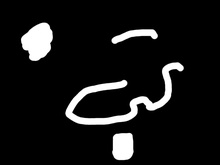
%> input picture Research/Archives/ShapeDetection/testImages/randomShapes.jpg, 220 x 165 px, shrunk from 640 x 480 before the run
$ octave findShapesTest.m   (GNU Octave 9; MATLAB toolbox functions it lacks are replaced by stand-ins)
%> lines starting %> are read from the running program, lines starting %| are printed output that depends on the picture; in (x1, y1, x2, y2) boxes, pixels count from 0 and x2, y2 are one past the last pixel; in counts of white or black regions, pixels touching at a corner belong together; the program's own positions count from 1
### Research/Archives/ShapeDetection/findShapes.m
function shapeList = findShapes(bwimg)
% Finds areas and centroids of arbitrary shapes in a binary image.
% PARAMETERS: bwimg - binary image
% OUTPUT: rows of (x,y,area, xmin, xmax, ymin, ymax)

    rows = size(bwimg,1);
    cols = size(bwimg,2);

    bwimg2 = zeros(rows+2,cols+2);
    bwimg2(2:(rows+1),2:(cols+1)) = bwimg;

    pointConsidered = zeros(rows,cols); % has the particular pixel been considered?

    objectCount = 0;        % number of objects.
    objectArea = [];        % numbers of pixels in each obejct.
    objectCentroid = [];    % location of centroid of each object.
    objectPixels = [];      % list of pixels of each object.
    objectRange = [];       % bounding box for the object.


    for ii = 1:1:rows
        for jj = 1:1:cols


            if ((bwimg(ii,jj) == 1) && (pointConsidered(ii,jj) == 0))

                pointConsidered(ii,jj) = 1;
                objectCount = objectCount + 1;
                objectArea(objectCount) = 1;
                objectPixels(objectCount,1,1) = ii;
                objectPixels(objectCount,1,2) = jj;

                objectCentroid(objectCount,1) = ii;
                objectCentroid(objectCount,2) = jj;
                pxi = 1;
                oi = 1;

                while (pxi <= oi)

                    ai = objectPixels(objectCount,pxi,1);
                    bi = objectPixels(objectCount,pxi,2);

                    for pp = -1:1
                        for qq = -1:1
                            if ((bwimg2(ai+pp+1,bi+qq+1) == 1) && (pointConsidered(ai+pp,bi+qq) == 0))
                                objectArea(objectCount) = objectArea(objectCount) + 1;
                                oi = objectArea(objectCount);
                                objectPixels(objectCount,oi,1) = ai+pp;
                                objectPixels(objectCount,oi,2) = bi+qq;

                                objectCentroid(objectCount,1) = (objectCentroid(objectCount,1)*(oi-1) + (ai+pp))/oi;
                                objectCentroid(objectCount,2) = (objectCentroid(objectCount,2)*(oi-1) + (bi+qq))/oi;

                                pointConsidered(ai+pp,bi+qq) = 1;
                            end
                        end
                    end


                    pxi = pxi + 1;
                end

                % object is now fully formed. Get statistics and shape
                % information here.
                xmax = max(objectPixels(objectCount,1:oi,2));
                xmin = min(objectPixels(objectCount,1:oi,2));
                ymax = max(objectPixels(objectCount,1:oi,1));
                ymin = min(objectPixels(objectCount,1:oi,1));

                objectRange(objectCount,1) = xmin;
                objectRange(objectCount,2) = xmax;
                objectRange(objectCount,3) = ymin;
                objectRange(objectCount,4) = ymax;
            end

            pointConsidered(ii,jj) = 1;
        end
    end


    shapeList = zeros(objectCount, 7);

    for obji = 1:1:objectCount
        shapeList(obji,1) = objectCentroid(obji,2);
        shapeList(obji,2) = objectCentroid(obji,1);
        shapeList(obji,3) = objectArea(obji);
        shapeList(obji,4) = objectRange(obji,1);
        shapeList(obji,5) = objectRange(obji,2);
        shapeList(obji,6) = objectRange(obji,3);
        shapeList(obji,7) = objectRange(obji,4);
    end
end

### Research/Archives/ShapeDetection/findShapesTest.m
% Test findShapes function

clear all;

%img = imread('./testImages/particles2.jpg');
img = imread('./testImages/randomShapes.jpg');
%> img is the input picture: size 165x220x3 uint8; min 0, max 255, mean 22.9
% Convert to binary.
%bwimg = im2bw(255-img,0.7);
bwimg = im2bw(img);
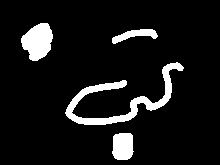
%> bwimg: size 165x220 logical; 9% white; 4 white regions, box (x1, y1, x2, y2) and area: (65, 62, 184, 125) 1585, (21, 23, 53, 61) 847, (112, 133, 134, 160) 512, (112, 29, 158, 44) 318

figure(1)
imshow(bwimg);

% Find shapes (white shapes on black)
shape_data = findShapes(bwimg) % displays a list of (x,y,area) for each object.
%> in findShapes, `bwimg2(2:(rows+1),2:(cols+1)) = bwimg;`:
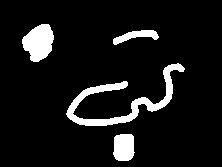
%> bwimg2: size 167x222 double; values 0 (black) and 1 (white), 8.8% white; 4 white regions, box (x1, y1, x2, y2) and area: (66, 63, 185, 126) 1585, (22, 24, 54, 62) 847, (113, 134, 135, 161) 512, (113, 30, 159, 45) 318
%> after the loop in findShapes, `for ii = 1:1:rows`: pointConsidered: size 165x220 double; every value is 1
%> after the loop in findShapes, `for ii = 1:1:rows`: ai = 160; bi = 128; objectArea = [847 318 1585 512]; objectCentroid = [41.96 38.48; 35.52 135.5; 100.3 123.2; 146.9 123.5]; objectCount = 4; objectRange = [22 53 24 61; 113 158 30 44; 66 184 63 125; 113 134 134 160]; oi = 512; pxi = 513; xmax = 134; xmin = 113; ymax = 160; ymin = 134
%> the loop in findShapes, `for obji = 1:1:objectCount` made 4 passes
%> after the loop in findShapes, `for obji = 1:1:objectCount`: shapeList = [38.48 41.96 847 22 53 24 61; 135.5 35.52 318 113 158 30 44; 123.2 100.3 1585 66 184 63 125; 123.5 146.9 512 113 134 134 160]
%> shape_data has the same summary as shapeList in findShapes

figure(2)
imshow(img);
hold on
plot(shape_data(:,1), shape_data(:,2), 'rx');

for ii = 1:1:size(shape_data,1)
    if (shape_data(ii,5)-shape_data(ii,4) > 0) && (shape_data(ii,7)-shape_data(ii,6) > 0)
        rectangle('Position',[shape_data(ii,4) shape_data(ii,6) (shape_data(ii,5)-shape_data(ii,4)) (shape_data(ii,7)-shape_data(ii,6))],'EdgeColor','Red');
    end
end
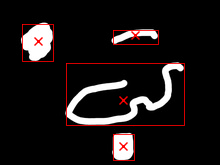
%> figure redrawn from the program's plot data

hold off

$ run again, with Research/Archives/ShapeDetection/testImages/particles2.jpg copied over Research/Archives/ShapeDetection/testImages/randomShapes.jpg
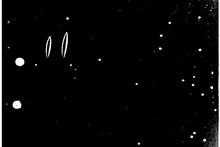
%> input picture Research/Archives/ShapeDetection/testImages/particles2.jpg, 220 x 147 px, shrunk from 720 x 480 before the run
%> img is the input picture: size 147x220 uint8; min 0, max 255, mean 7.2
%> `bwimg = im2bw(img);`:
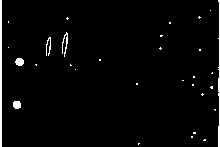
%> bwimg: size 147x220 logical; 2.5% white; 31 white regions (25 under 20 px), largest, box (x1, y1, x2, y2) and area: (0, 0, 2, 147) 294, (218, 0, 220, 147) 190, (62, 32, 68, 57) 61, (15, 58, 24, 66) 57, (13, 101, 21, 109) 56, (46, 37, 51, 56) 46
%> bwimg2: size 149x222 double; values 0 (black) and 1 (white), 2.4% white in thin lines or dots
%> after the loop in findShapes, `for ii = 1:1:rows`: ai = 145; bi = 139; objectArea = 31 values, max 294 at index 1, min 1 at index 3, mean 25.71; objectCentroid = 31 rows, first 12: [74 1.5; 81.14 219.8; 11 211; 18 200; 19 68; 22.5 9; 23.5 170.5; 44.15 65.7; 36.4 161.8; 46.93 49.15; 48 9; 49 161]; objectCount = 31; objectRange = 31 rows, first 8: [1 2 1 147; 219 220 1 147; 211 211 11 11; 199 201 17 19; 67 69 18 20; 9 9 22 23; 170 171 23 24; 63 68 33 57]; oi = 3; pxi = 4; xmax = 140; xmin = 139; ymax = 145; ymin = 144
%> the loop in findShapes, `for obji = 1:1:objectCount` made 31 passes
%> after the loop `for ii = 1:1:size(shape_data,1)`:
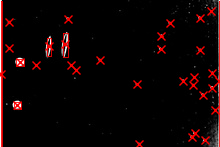
%> figure redrawn from the program's plot data

$ run again, with Research/Archives/ShapeDetection/testImages/particles.jpg copied over Research/Archives/ShapeDetection/testImages/randomShapes.jpg
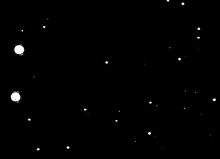
%> input picture Research/Archives/ShapeDetection/testImages/particles.jpg, 220 x 159 px, shrunk from 628 x 453 before the run
%> img is the input picture: size 159x220x3 uint8; min 0, max 255, mean 1.7
%> `bwimg = im2bw(img);`:
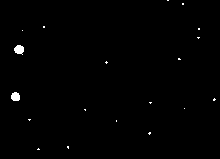
%> bwimg: size 159x220 logical; 0.58% white; 19 white regions (17 under 20 px), largest, box (x1, y1, x2, y2) and area: (14, 45, 24, 55) 73, (11, 92, 20, 101) 67
%> bwimg2: size 161x222 double; values 0 (black) and 1 (white), 0.57% white; 19 white regions (17 under 20 px), largest, box (x1, y1, x2, y2) and area: (15, 46, 25, 56) 73, (12, 93, 21, 102) 67
%> after the loop in findShapes, `for ii = 1:1:rows`: ai = 150; bi = 40; objectArea = 19 values, max 73 at index 7, min 1 at index 5, mean 10.74; objectCentroid = 19 rows, first 12: [1 168.5; 4.5 183.5; 27.5 44.5; 29.5 199.5; 31 23; 38.25 199; 50.16 19.75; 59.6 179.8; 63 107; 97.28 16.1; 100.2 214.8; 103.2 151]; objectCount = 19; objectRange = 19 rows, first 8: [168 169 1 1; 183 184 4 5; 44 45 27 28; 199 200 29 30; 23 23 31 31; 198 200 38 39; 15 24 46 55; 179 181 59 60]; oi = 4; pxi = 5; xmax = 40; xmin = 38; ymax = 150; ymin = 149
%> the loop in findShapes, `for obji = 1:1:objectCount` made 19 passes
%> after the loop `for ii = 1:1:size(shape_data,1)`:
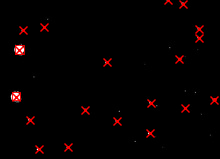
%> figure redrawn from the program's plot data
